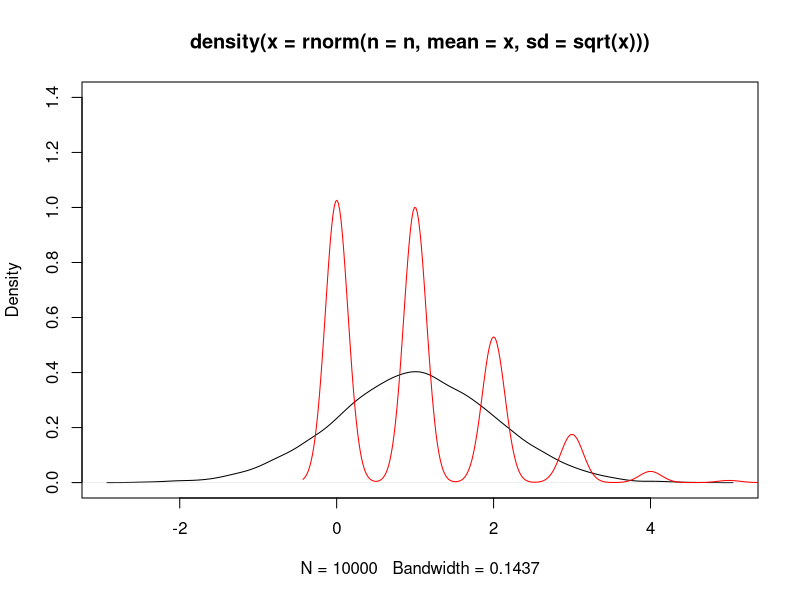
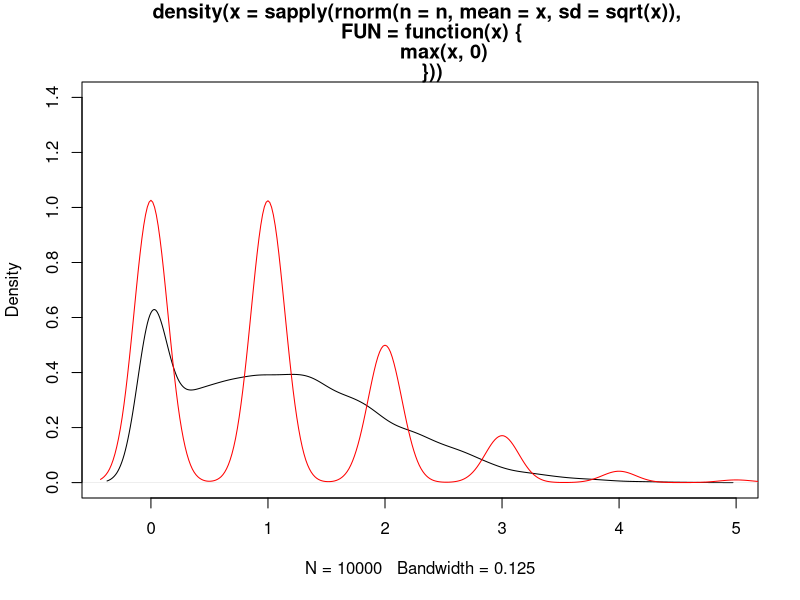
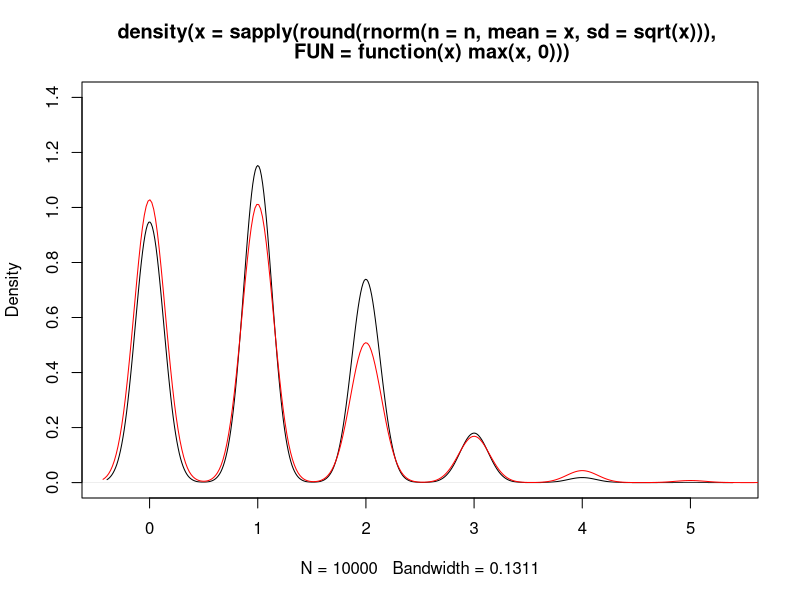
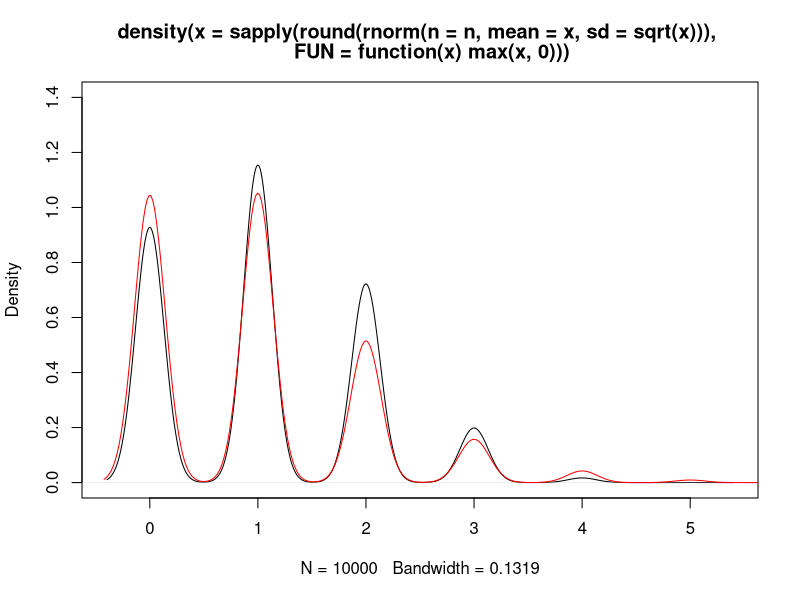
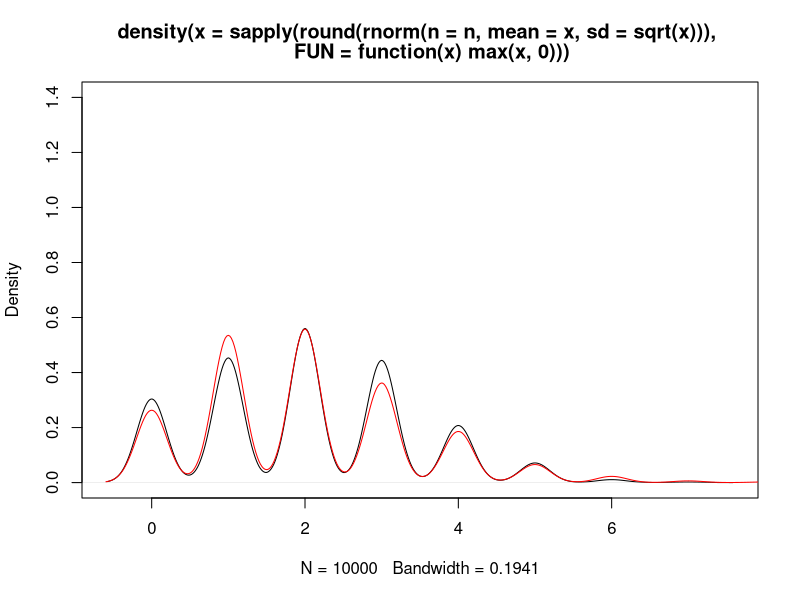
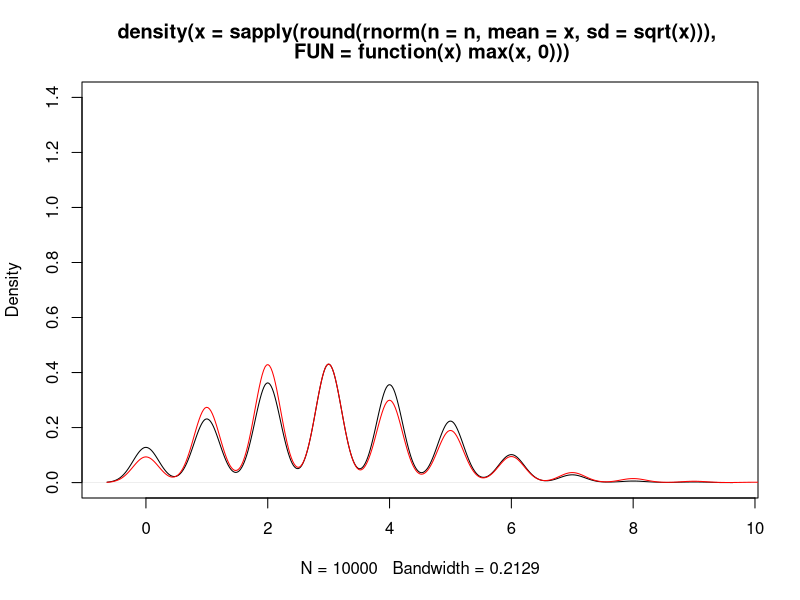
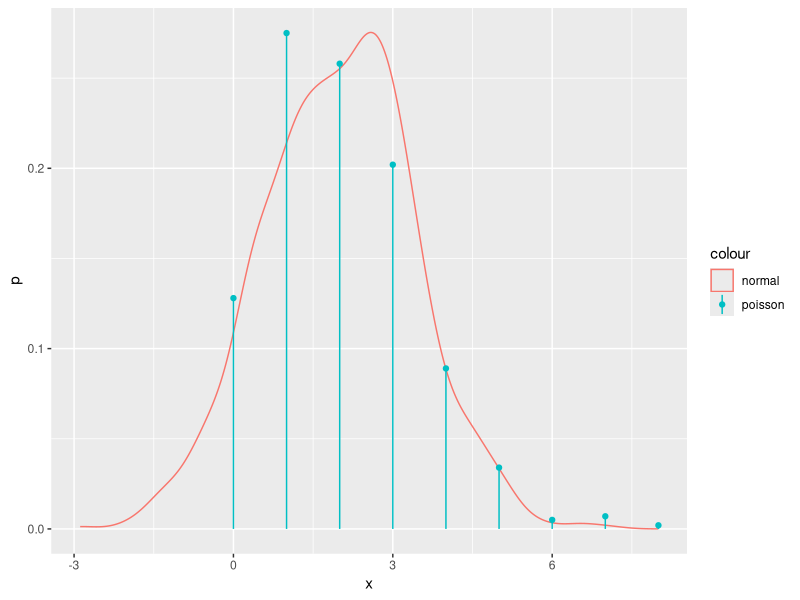
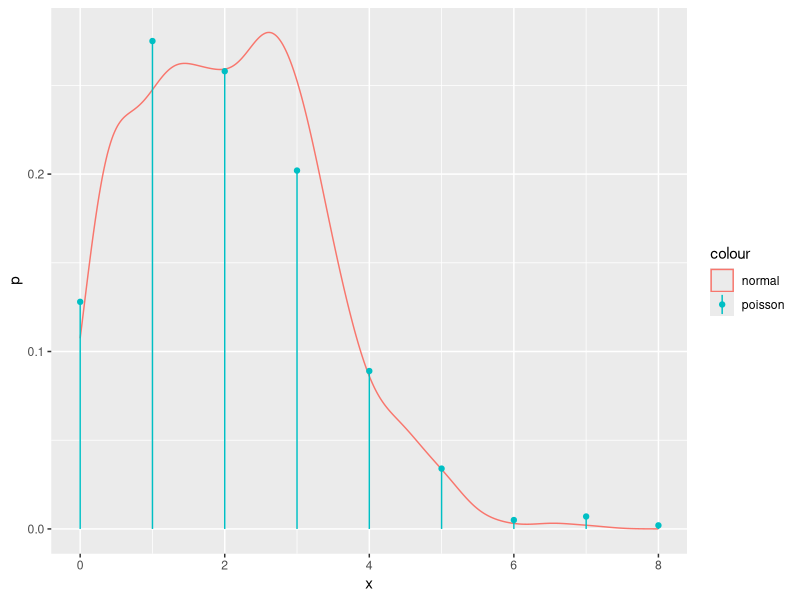

Source code (R) for these figures, in order:
## ---- chunk 1
knitr::opts_chunk$set(echo = TRUE)
library(MASS)
library(tidyverse)
library(knitr)
## ---- chunk 2

x=1;n=10000; plot(density(rnorm(n=n, mean=x, sd=sqrt(x))), ylim=c(0,1.4)); lines(density(rpois(n = n, lambda = x)), col='red')

## ---- chunk 3

x=1;n=10000; plot(density(sapply(rnorm(n=n, mean=x, sd=sqrt(x)), FUN=function(x) { max(x,0) })), ylim=c(0,1.4)); lines(density(rpois(n = n, lambda = x)), col='red')

## ---- chunk 4

x=1;n=10000; plot(density(sapply(round(rnorm(n=n, mean=x, sd=sqrt(x))), FUN=function(x) max(x,0))), ylim=c(0,1.4)); lines(density(rpois(n = n, lambda = x)), col='red')

## ---- chunk 5
 x=1;n=10000; plot(density(sapply(round(rnorm(n=n, mean=x, sd=sqrt(x))), FUN=function(x) max(x,0))), ylim=c(0,1.4)); lines(density(rpois(n = n, lambda = x)), col='red')

x=2;n=10000; plot(density(sapply(round(rnorm(n=n, mean=x, sd=sqrt(x))), FUN=function(x) max(x,0))), ylim=c(0,1.4)); lines(density(rpois(n = n, lambda = x)), col='red')

x=3;n=10000; plot(density(sapply(round(rnorm(n=n, mean=x, sd=sqrt(x))), FUN=function(x) max(x,0))), ylim=c(0,1.4)); lines(density(rpois(n = n, lambda = x)), col='red')
## ---- chunk 6
x=2;
num_trials=1000;

poisson_vals = data.frame(vals=rpois(n = num_trials, lambda = x))
poisson_vals_p = poisson_vals %>% group_by(vals) %>% tally() %>% mutate(p=n/num_trials)


gaussian_vals = data.frame(x=rnorm(n=num_trials, mean=x, sd=sqrt(x)))

gaussian_vals %>% ggplot(aes(x)) + geom_density(aes(color='normal')) + geom_linerange(data=poisson_vals_p, aes(x=vals, ymax=p, ymin=0, color='poisson')) + 
  geom_point(data=poisson_vals_p, aes(x=vals, y=p, color='poisson'))



## ---- chunk 7
gaussian_vals_abs = gaussian_vals
gaussian_vals_abs$x = abs(gaussian_vals_abs$x)

gaussian_vals_abs %>% ggplot(aes(x)) + geom_density(aes(color='normal')) + geom_linerange(data=poisson_vals_p, aes(x=vals, ymax=p, ymin=0, color='poisson')) + 
  geom_point(data=poisson_vals_p, aes(x=vals, y=p, color='poisson'))

## ---- chunk 8


integer_gaussian_vals = sapply(round(abs(gaussian_vals$x)), FUN=function(x) max(x,0))


data = data.frame(type=c(rep('IntegerGaussian', num_trials), rep('Poisson',num_trials)),
                  vals = c(integer_gaussian_vals, poisson_vals$vals))


data %>% group_by(type, vals) %>% tally() %>% mutate(p=n/num_trials) %>% ggplot(aes(x=vals, y=p, color=type)) + geom_linerange(aes(ymin=0, ymax=p), position=position_dodge(width = .3)) + geom_point(position=position_dodge(width = .3))


## ---- chunk 9
qqplot(integer_gaussian_vals, poisson_vals$vals, xlab='int_gaus', ylab='poisson')
abline(a=0,b=1, col='red')
ks.test(integer_gaussian_vals, poisson_vals$vals)
## ---- chunk 10

x=20;n=10000; plot(density(sapply(round(rnorm(n=n, mean=x, sd=sqrt(x))), FUN=function(x) max(x,0))), ylim=c(0,0.1)); lines(density(rpois(n = n, lambda = x)), col='red')

## ---- chunk 11
num_trials = 10
mu=3
theta = 1

rnegbinsample = rnbinom(n=num_trials, mu=mu, size=theta)

rnormsample = rnorm(num_trials, mean=mu, sd=sd(rnegbinsample))
message("var(rnormsample): ", var(rnormsample))

ks.test(integer_gaussian_vals,rnegbinsample )

integer_gaussian_vals = sapply(round(abs(rnormsample)), FUN=function(x) max(x,0))
data = data.frame(type=c(rep('IntegerGaussian', num_trials), rep('NegBin',num_trials)),
                  vals = c(integer_gaussian_vals, rnegbinsample))

df = data.frame(rnegbin=rnegbinsample, guassian=rnormsample)

rnegbin_counts = table(rnegbinsample)
rnegbin_counts_df = data.frame(rnegbin_counts)
rnegbin_counts_df[['rnegbinsample']] = as.character(rnegbin_counts_df[['rnegbinsample']])
rnegbin_counts_df[['rnegbinsample']] = as.numeric(rnegbin_counts_df[['rnegbinsample']])
rnegbin_counts_df[['p']] = rnegbin_counts_df$Freq/sum(rnegbin_counts_df$Freq)

rnormsample = data.frame(x=abs(rnormsample))

#rnormsample = data.frame(x=rnormsample)

#rnormsample %>% ggplot(aes(x)) + geom_density(aes(color='normal')) 

rnormsample %>% ggplot(aes(x)) + geom_density(aes(color='normal')) +
  geom_linerange(data=rnegbin_counts_df, aes(x=rnegbinsample/1.0, ymax=p, ymin=0, color='negbin')) +
  geom_point(data=rnegbin_counts_df, aes(x=rnegbinsample, y=p, color='negbin'))


data %>% group_by(type, vals) %>% tally() %>% mutate(p=n/num_trials) %>% ggplot(aes(x=vals, y=p, color=type)) + geom_linerange(aes(ymin=0, ymax=p), position=position_dodge(width = .3)) + geom_point(position=position_dodge(width = .3))




